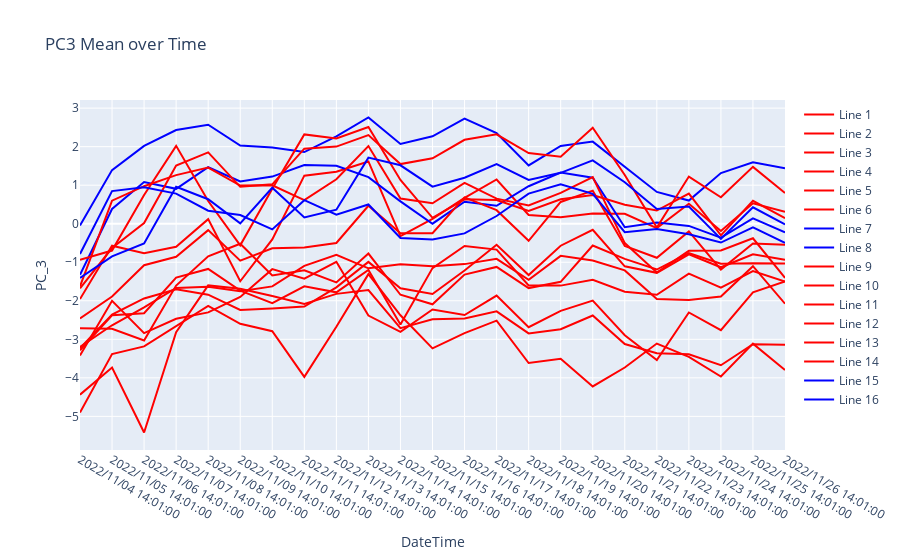

The notebook cell saved with this chart:
### Code cell
fig = go.Figure()

for i in range(len(curves_3_df)):
    line_num = i + 1
    line_trace = go.Scatter(
        x=curves_3_df[i]['DateTime'].to_numpy(),
        y=curves_3_df[i]['PC_3'].to_numpy(),
        mode='lines',
        name='Line {}'.format(line_num),
        line_color='blue' if line_num in [7,8,15,16] else 'red'
    )
    fig.add_trace(line_trace)

fig.update_layout(
    title='PC3 Mean over Time',
    xaxis_title='DateTime',
    yaxis_title='PC_3'
)

# fig.write_html("downloads/PC3Mean_over_Time.html")
fig
